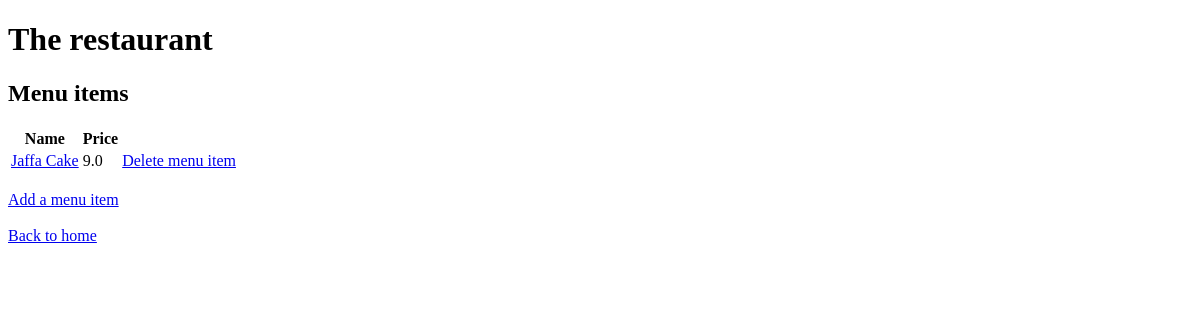
/menu_items/, run on an earlier commit of the app's database.
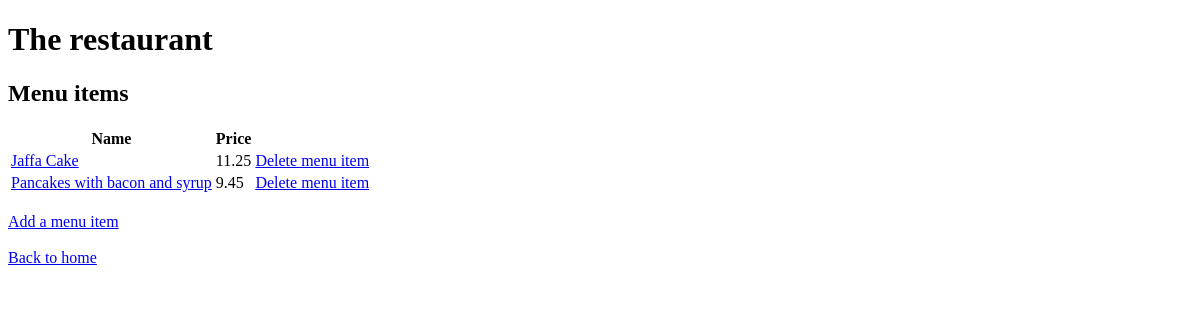
And on a later commit of the database.
### inventory/models.py (models this page shows, shortened)
class MenuItem(models.Model):
    title = models.CharField(unique=True,max_length=30)
    price = models.FloatField(default=0)

### inventory/views.py (the view)
# urls.py: path("menu_items/", views.MenuView.as_view(), name='menuitems'),
class MenuView(TemplateView):
    template_name = "menu_items.html"
    def get_context_data(self, **kwargs):
        context = super().get_context_data(**kwargs)
        context["menuitems"] = MenuItem.objects.all()
        return context

### inventory/templates/menu_items.html (shortened to what this page needs)
{% extends 'base.html' %} {% load static %} {% block title %}The restaurant{% endblock %}
{% block content %}
{% load mathfilters %}
<div>
    <h2>Menu items</h2>
    <table>
      <thead>
        <tr>
          <th>Name</th>
          <th>Price</th>
        </tr>
      </thead>
      <tbody>
        {% for menu in menuitems %}
        <tr>
          <td><a href="{% url "updatemenu" menu.id %}">{{ menu.title }}</a></td>
          <td>{{ menu.price }}</td>
          <td><a href="{% url "deletemenu" menu.id %}">Delete menu item</a></td>
        {% endfor %}
      </tbody>
    </table>
  <br>
  <a href="{% url 'addmenu'%}">Add a menu item</a>  </div>
  <br>
<a href="{% url 'home'%}">Back to home</a>
{% endblock %}

What changed in the data, as far as the page shows it:
changed MenuItem "Jaffa Cake": price "9.0" → "11.25"
added MenuItem: title "Pancakes with bacon and syrup", price "9.45"
